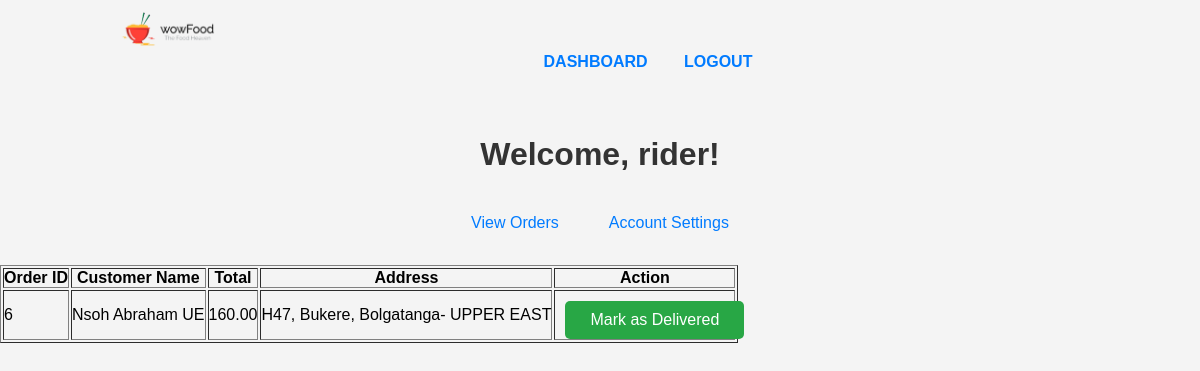
Screenshot of /admin/rider_dashboard.php (signed in) with the database file from the repository.
### tables this page shows
CREATE TABLE `orders` (
  `id` int(11) NOT NULL,
  `customer_id` int(11) DEFAULT NULL,
  `total_price` decimal(10,2) NOT NULL,
  `order_date` timestamp NOT NULL DEFAULT current_timestamp(),
  `kitchen_status` varchar(20) DEFAULT 'pending',
  `kitchen_confirmation_time` datetime DEFAULT NULL,
  `delivery_status` varchar(20) DEFAULT 'pending',
  `delivered_by` int(11) DEFAULT NULL,
  `delivery_time` timestamp NULL DEFAULT NULL
);

CREATE TABLE `customers` (
  `id` int(11) NOT NULL,
  `first_name` varchar(50) NOT NULL,
  `last_name` varchar(50) NOT NULL,
  `phone` varchar(15) NOT NULL,
  `email` varchar(100) NOT NULL,
  `sex` enum('Male','Female') NOT NULL,
  `username` varchar(50) NOT NULL,
  `password` varchar(255) NOT NULL,
  `date_registered` timestamp NOT NULL DEFAULT current_timestamp()
);

CREATE TABLE `customer_addresses` (
  `id` int(11) NOT NULL,
  `customer_id` int(11) NOT NULL,
  `address` varchar(255) NOT NULL,
  `city` varchar(100) NOT NULL,
  `digital_code` varchar(20) NOT NULL,
  `region_id` int(11) DEFAULT NULL
);

CREATE TABLE `regions` (
  `id` int(11) NOT NULL,
  `name` varchar(255) NOT NULL
);

### admin/rider_dashboard.php (the view, shortened to what this page needs)
<?php
include('../conn.php');
$username = $_SESSION['username'];
$region_id = $_SESSION['region_id'];
$query = "SELECT o.id, o.customer_id, o.total_price, c.first_name, c.last_name, a.address, a.city, r.name, a.digital_code
          FROM orders o
          JOIN customers c ON o.customer_id = c.id
          JOIN customer_addresses a ON c.id = a.customer_id
          JOIN regions r ON a.region_id = r.id
          WHERE o.kitchen_status = 'confirmed' AND o.delivery_status = 'pending' AND r.id = ?";
$stmt = $conn->prepare($query);
$stmt->bind_param("i", $region_id);
$stmt->execute();
$result = $stmt->get_result();
?>
<!DOCTYPE html>
<html lang="en">
<head>
    <?php include('nav.php'); ?>
</head>
<body>
<div class="container">
    <div class="header">
        <h1>Welcome, <?php echo htmlspecialchars($username); ?>!</h1>
    </div>
    <div class="menu">
        <a href="orders.php">View Orders</a>
        <a href="account_settings.php">Account Settings</a>
    </div>
</div>
<table border="1">
    <tr>
        <th>Order ID</th>
        <th>Customer Name</th>
        <th>Total</th>
        <th>Address</th>
        <th>Action</th>
    </tr>
    <?php while ($row = $result->fetch_assoc()): ?>
        <tr>
            <td><?php echo $row['id']; ?></td>
            <td><?php echo $row['first_name'] . ' ' . $row['last_name']; ?></td>
            <td><?php echo $row['total_price']; ?></td>
            <td>
                <?php
                    echo $row['address'] . ', ' . $row['city'] . '- ' . $row['name'];
                ?>
            </td>
            <td><button onclick="markAsDelivered(<?php echo $row['id']; ?>)">Mark as Delivered</button></td>
        </tr>
    <?php endwhile; ?>
</table>
</body>
</html>

### css/style.css (style rules this page uses)
* { padding: 0 0; margin: 0 0; font-family: Arial, Helvetica, sans-serif; }
.container { width: 80%; margin: 0 auto; padding: 1%; }
a { color: #ffab8f; text-decoration: none; }
.menu { line-height: 60px; }
h1 { text-align: center; margin-bottom: 20px; color: #333; }
button { display: block; width: 100%; padding: 10px; background-color: #007BFF; color: #fff; border: none; border-radius: 4px; cursor: pointer; font-size: 16px; }
body { font-family: Arial, sans-serif; background-color: #f4f4f4; margin: 0; padding: 0; }
button { margin-left: 10px; }
button { padding: 10px 20px; margin-top: 10px; background-color: #28a745; color: white; border: none; border-radius: 5px; cursor: pointer; }
.menu { display: flex; justify-content: center; gap: 20px; flex-wrap: wrap; }

### admin/rider_dashboard.php (style rules this page uses)
body { font-family: Arial, sans-serif; }
.container { width: 80%; margin: 0 auto; text-align: center; }
.header { margin-top: 20px; }
.menu { margin-top: 20px; }
.menu a { margin: 0 15px; text-decoration: none; color: #007BFF; }

### rows the page displays
orders: id "6", customer.first_name "Nsoh Abraham", customer.last_name "UE", total_price "160.00", customer_addresses.address "H47, Bukere", customer_addresses.city "Bolgatanga", regions.name "UPPER EAST"

### other values shown
$username "rider"
